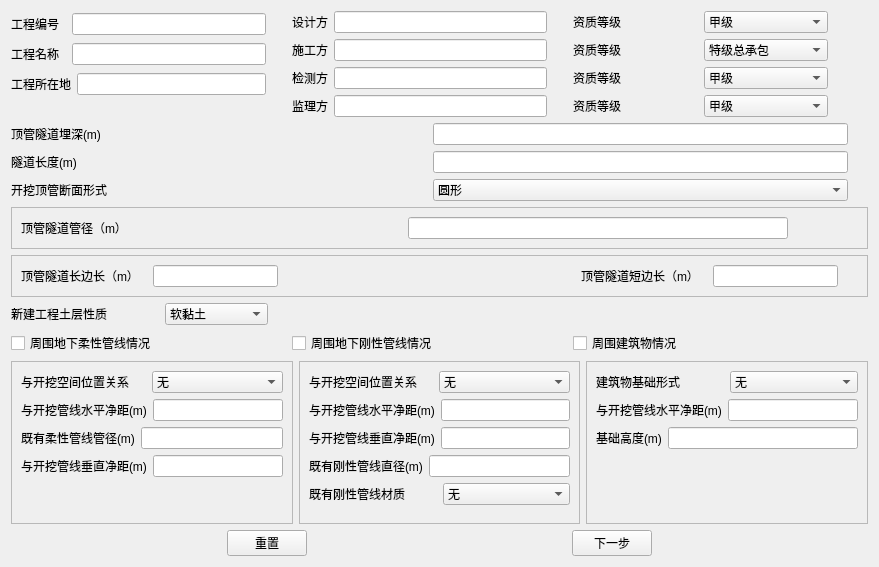
<?xml version="1.0" encoding="UTF-8"?>
<ui version="4.0">
 <class>input2</class>
 <widget class="QWidget" name="input2">
  <property name="geometry">
   <rect>
    <x>0</x>
    <y>0</y>
    <width>879</width>
    <height>567</height>
   </rect>
  </property>
  <property name="windowTitle">
   <string>输入</string>
  </property>
  <layout class="QGridLayout" name="gridLayout">
   <item row="0" column="0">
    <layout class="QVBoxLayout" name="verticalLayout_8">
     <item>
      <layout class="QHBoxLayout" name="horizontalLayout_34">
       <property name="rightMargin">
        <number>20</number>
       </property>
       <item>
        <layout class="QVBoxLayout" name="verticalLayout">
         <property name="rightMargin">
          <number>20</number>
         </property>
         <item>
          <layout class="QHBoxLayout" name="horizontalLayout_4" stretch="0,0">
           <item>
            <widget class="QLabel" name="label_No">
             <property name="text">
              <string>工程编号  </string>
             </property>
            </widget>
           </item>
           <item>
            <widget class="QLineEdit" name="lineEdit_No">
             <property name="enabled">
              <bool>true</bool>
             </property>
            </widget>
           </item>
          </layout>
         </item>
         <item>
          <layout class="QHBoxLayout" name="horizontalLayout_24" stretch="0,4">
           <item>
            <widget class="QLabel" name="label_Name">
             <property name="text">
              <string>工程名称  </string>
             </property>
            </widget>
           </item>
           <item>
            <widget class="QLineEdit" name="lineEdit_Name"/>
           </item>
          </layout>
         </item>
         <item>
          <layout class="QHBoxLayout" name="horizontalLayout_25">
           <item>
            <widget class="QLabel" name="label_Location">
             <property name="text">
              <string>工程所在地</string>
             </property>
            </widget>
           </item>
           <item>
            <widget class="QLineEdit" name="lineEdit_Location"/>
           </item>
          </layout>
         </item>
         <item>
          <spacer name="horizontalSpacer_5">
           <property name="orientation">
            <enum>Qt::Horizontal</enum>
           </property>
           <property name="sizeHint" stdset="0">
            <size>
             <width>40</width>
             <height>20</height>
            </size>
           </property>
          </spacer>
         </item>
        </layout>
       </item>
       <item>
        <layout class="QVBoxLayout" name="verticalLayout_10">
         <property name="rightMargin">
          <number>20</number>
         </property>
         <item>
          <layout class="QHBoxLayout" name="horizontalLayout_26">
           <item>
            <widget class="QLabel" name="label_3">
             <property name="text">
              <string>设计方</string>
             </property>
            </widget>
           </item>
           <item>
            <widget class="QLineEdit" name="lineEdit_Designer"/>
           </item>
          </layout>
         </item>
         <item>
          <layout class="QHBoxLayout" name="horizontalLayout_27">
           <item>
            <widget class="QLabel" name="label_Constructor">
             <property name="text">
              <string>施工方</string>
             </property>
            </widget>
           </item>
           <item>
            <widget class="QLineEdit" name="lineEdit_Constructor"/>
           </item>
          </layout>
         </item>
         <item>
          <layout class="QHBoxLayout" name="horizontalLayout_28">
           <item>
            <widget class="QLabel" name="label_Testing">
             <property name="text">
              <string>检测方</string>
             </property>
            </widget>
           </item>
           <item>
            <widget class="QLineEdit" name="lineEdit_Testing"/>
           </item>
          </layout>
         </item>
         <item>
          <layout class="QHBoxLayout" name="horizontalLayout_29">
           <item>
            <widget class="QLabel" name="label_Supervisor">
             <property name="text">
              <string>监理方</string>
             </property>
            </widget>
           </item>
           <item>
            <widget class="QLineEdit" name="lineEdit_Supervisor"/>
           </item>
          </layout>
         </item>
        </layout>
       </item>
       <item>
        <layout class="QVBoxLayout" name="verticalLayout_12">
         <property name="rightMargin">
          <number>20</number>
         </property>
         <item>
          <layout class="QHBoxLayout" name="horizontalLayout_30" stretch="1,1">
           <item>
            <widget class="QLabel" name="label_LevelDesigner">
             <property name="text">
              <string>资质等级</string>
             </property>
            </widget>
           </item>
           <item>
            <widget class="QComboBox" name="comboBox_Designer">
             <property name="enabled">
              <bool>true</bool>
             </property>
             <item>
              <property name="text">
               <string>甲级   </string>
              </property>
             </item>
             <item>
              <property name="text">
               <string>乙级</string>
              </property>
             </item>
             <item>
              <property name="text">
               <string>丙级</string>
              </property>
             </item>
             <item>
              <property name="text">
               <string>其他</string>
              </property>
             </item>
            </widget>
           </item>
          </layout>
         </item>
         <item>
          <layout class="QHBoxLayout" name="horizontalLayout_31" stretch="1,1">
           <item>
            <widget class="QLabel" name="label_LevelConstructor">
             <property name="text">
              <string>资质等级</string>
             </property>
            </widget>
           </item>
           <item>
            <widget class="QComboBox" name="comboBox_Constructor">
             <item>
              <property name="text">
               <string>特级总承包</string>
              </property>
             </item>
             <item>
              <property name="text">
               <string>一级总承包</string>
              </property>
             </item>
             <item>
              <property name="text">
               <string>二级总承包</string>
              </property>
             </item>
             <item>
              <property name="text">
               <string>三级总承包</string>
              </property>
             </item>
             <item>
              <property name="text">
               <string>其他</string>
              </property>
             </item>
            </widget>
           </item>
          </layout>
         </item>
         <item>
          <layout class="QHBoxLayout" name="horizontalLayout_32" stretch="1,1">
           <item>
            <widget class="QLabel" name="label_LevelTesting">
             <property name="text">
              <string>资质等级</string>
             </property>
            </widget>
           </item>
           <item>
            <widget class="QComboBox" name="comboBox_Testing">
             <item>
              <property name="text">
               <string>甲级</string>
              </property>
             </item>
             <item>
              <property name="text">
               <string>乙级</string>
              </property>
             </item>
             <item>
              <property name="text">
               <string>丙级</string>
              </property>
             </item>
             <item>
              <property name="text">
               <string>其他</string>
              </property>
             </item>
            </widget>
           </item>
          </layout>
         </item>
         <item>
          <layout class="QHBoxLayout" name="horizontalLayout_33" stretch="1,1">
           <item>
            <widget class="QLabel" name="label_LevelSupervisor">
             <property name="text">
              <string>资质等级</string>
             </property>
            </widget>
           </item>
           <item>
            <widget class="QComboBox" name="comboBox_Supervisor">
             <item>
              <property name="text">
               <string>甲级</string>
              </property>
             </item>
             <item>
              <property name="text">
               <string>乙级</string>
              </property>
             </item>
             <item>
              <property name="text">
               <string>丙级</string>
              </property>
             </item>
             <item>
              <property name="text">
               <string>其他</string>
              </property>
             </item>
            </widget>
           </item>
          </layout>
         </item>
        </layout>
       </item>
      </layout>
     </item>
     <item>
      <layout class="QVBoxLayout" name="verticalLayout_9">
       <property name="rightMargin">
        <number>20</number>
       </property>
       <item>
        <layout class="QHBoxLayout" name="horizontalLayout_23" stretch="1,1">
         <item>
          <widget class="QLabel" name="label_13">
           <property name="text">
            <string>顶管隧道埋深(m)</string>
           </property>
          </widget>
         </item>
         <item>
          <widget class="QLineEdit" name="lineEdit_8"/>
         </item>
        </layout>
       </item>
       <item>
        <layout class="QHBoxLayout" name="horizontalLayout_35" stretch="1,1">
         <item>
          <widget class="QLabel" name="label_11">
           <property name="text">
            <string>隧道长度(m)</string>
           </property>
          </widget>
         </item>
         <item>
          <widget class="QLineEdit" name="lineEdit_9"/>
         </item>
        </layout>
       </item>
       <item>
        <layout class="QHBoxLayout" name="horizontalLayout_36">
         <item>
          <widget class="QLabel" name="label_12">
           <property name="text">
            <string>开挖顶管断面形式</string>
           </property>
          </widget>
         </item>
         <item>
          <widget class="QComboBox" name="comboBox_6">
           <property name="currentText">
            <string>圆形</string>
           </property>
           <item>
            <property name="text">
             <string>圆形</string>
            </property>
           </item>
           <item>
            <property name="text">
             <string>矩形</string>
            </property>
           </item>
          </widget>
         </item>
        </layout>
       </item>
      </layout>
     </item>
     <item>
      <widget class="QFrame" name="frame">
       <property name="frameShape">
        <enum>QFrame::StyledPanel</enum>
       </property>
       <property name="frameShadow">
        <enum>QFrame::Raised</enum>
       </property>
       <layout class="QHBoxLayout" name="horizontalLayout_21">
        <item>
         <layout class="QHBoxLayout" name="horizontalLayout_5" stretch="1,1">
          <property name="rightMargin">
           <number>70</number>
          </property>
          <item>
           <widget class="QLabel" name="label_16">
            <property name="text">
             <string>顶管隧道管径（m）</string>
            </property>
           </widget>
          </item>
          <item>
           <widget class="QLineEdit" name="lineEdit_12"/>
          </item>
         </layout>
        </item>
       </layout>
      </widget>
     </item>
     <item>
      <widget class="QFrame" name="frame_2">
       <property name="frameShape">
        <enum>QFrame::StyledPanel</enum>
       </property>
       <property name="frameShadow">
        <enum>QFrame::Raised</enum>
       </property>
       <layout class="QHBoxLayout" name="horizontalLayout_40">
        <item>
         <layout class="QHBoxLayout" name="horizontalLayout_10">
          <item>
           <layout class="QHBoxLayout" name="horizontalLayout_8" stretch="1,1">
            <property name="rightMargin">
             <number>20</number>
            </property>
            <item>
             <widget class="QLabel" name="label_14">
              <property name="text">
               <string>顶管隧道长边长（m）</string>
              </property>
             </widget>
            </item>
            <item>
             <widget class="QLineEdit" name="lineEdit_10"/>
            </item>
           </layout>
          </item>
          <item>
           <spacer name="horizontalSpacer">
            <property name="orientation">
             <enum>Qt::Horizontal</enum>
            </property>
            <property name="sizeHint" stdset="0">
             <size>
              <width>40</width>
              <height>20</height>
             </size>
            </property>
           </spacer>
          </item>
          <item>
           <layout class="QHBoxLayout" name="horizontalLayout_9" stretch="1,1">
            <property name="rightMargin">
             <number>20</number>
            </property>
            <item>
             <widget class="QLabel" name="label_15">
              <property name="text">
               <string>顶管隧道短边长（m）</string>
              </property>
             </widget>
            </item>
            <item>
             <widget class="QLineEdit" name="lineEdit_11"/>
            </item>
           </layout>
          </item>
         </layout>
        </item>
       </layout>
      </widget>
     </item>
     <item>
      <layout class="QHBoxLayout" name="horizontalLayout_22" stretch="1,1,2">
       <property name="rightMargin">
        <number>600</number>
       </property>
       <item>
        <widget class="QLabel" name="label_17">
         <property name="text">
          <string>新建工程土层性质</string>
         </property>
        </widget>
       </item>
       <item>
        <spacer name="horizontalSpacer_8">
         <property name="orientation">
          <enum>Qt::Horizontal</enum>
         </property>
         <property name="sizeHint" stdset="0">
          <size>
           <width>40</width>
           <height>20</height>
          </size>
         </property>
        </spacer>
       </item>
       <item>
        <widget class="QComboBox" name="comboBox_7">
         <item>
          <property name="text">
           <string>软黏土</string>
          </property>
         </item>
         <item>
          <property name="text">
           <string>其他</string>
          </property>
         </item>
        </widget>
       </item>
      </layout>
     </item>
     <item>
      <layout class="QHBoxLayout" name="horizontalLayout_6">
       <property name="rightMargin">
        <number>20</number>
       </property>
       <item>
        <widget class="QCheckBox" name="checkBox">
         <property name="text">
          <string>周围地下柔性管线情况</string>
         </property>
        </widget>
       </item>
       <item>
        <widget class="QCheckBox" name="checkBox_2">
         <property name="text">
          <string>周围地下刚性管线情况</string>
         </property>
        </widget>
       </item>
       <item>
        <widget class="QCheckBox" name="checkBox_3">
         <property name="text">
          <string>周围建筑物情况</string>
         </property>
        </widget>
       </item>
      </layout>
     </item>
     <item>
      <layout class="QHBoxLayout" name="horizontalLayout_20">
       <item>
        <widget class="QFrame" name="frame_flexible2">
         <property name="frameShape">
          <enum>QFrame::StyledPanel</enum>
         </property>
         <property name="frameShadow">
          <enum>QFrame::Raised</enum>
         </property>
         <layout class="QVBoxLayout" name="verticalLayout_3">
          <item>
           <layout class="QVBoxLayout" name="verticalLayout_2">
            <item>
             <layout class="QHBoxLayout" name="horizontalLayout_2">
              <item>
               <widget class="QLabel" name="label_34">
                <property name="text">
                 <string>与开挖空间位置关系</string>
                </property>
               </widget>
              </item>
              <item>
               <widget class="QComboBox" name="comboBox_11">
                <property name="enabled">
                 <bool>true</bool>
                </property>
                <property name="editable">
                 <bool>false</bool>
                </property>
                <property name="currentIndex">
                 <number>0</number>
                </property>
                <item>
                 <property name="text">
                  <string>无</string>
                 </property>
                </item>
                <item>
                 <property name="text">
                  <string>水平平行</string>
                 </property>
                </item>
                <item>
                 <property name="text">
                  <string>上下平行</string>
                 </property>
                </item>
                <item>
                 <property name="text">
                  <string>上下斜交(0°~30°)</string>
                 </property>
                </item>
                <item>
                 <property name="text">
                  <string>上下斜交(30°~60°)</string>
                 </property>
                </item>
                <item>
                 <property name="text">
                  <string>上下斜交(60°~90°)</string>
                 </property>
                </item>
                <item>
                 <property name="text">
                  <string>上下正交</string>
                 </property>
                </item>
                <item>
                 <property name="text">
                  <string>斜上平行</string>
                 </property>
                </item>
               </widget>
              </item>
             </layout>
            </item>
            <item>
             <layout class="QHBoxLayout" name="horizontalLayout_3">
              <item>
               <widget class="QLabel" name="label_26">
                <property name="text">
                 <string>与开挖管线水平净距(m)</string>
                </property>
               </widget>
              </item>
              <item>
               <widget class="QLineEdit" name="lineEdit_13"/>
              </item>
             </layout>
            </item>
            <item>
             <layout class="QHBoxLayout" name="horizontalLayout_7">
              <item>
               <widget class="QLabel" name="label_27">
                <property name="text">
                 <string>既有柔性管线管径(m)</string>
                </property>
               </widget>
              </item>
              <item>
               <widget class="QLineEdit" name="lineEdit_15"/>
              </item>
             </layout>
            </item>
            <item>
             <layout class="QHBoxLayout" name="horizontalLayout_11">
              <item>
               <widget class="QLabel" name="label_25">
                <property name="text">
                 <string>与开挖管线垂直净距(m)</string>
                </property>
               </widget>
              </item>
              <item>
               <widget class="QLineEdit" name="lineEdit_14"/>
              </item>
             </layout>
            </item>
            <item>
             <spacer name="verticalSpacer">
              <property name="orientation">
               <enum>Qt::Vertical</enum>
              </property>
              <property name="sizeHint" stdset="0">
               <size>
                <width>20</width>
                <height>13</height>
               </size>
              </property>
             </spacer>
            </item>
            <item>
             <spacer name="verticalSpacer_2">
              <property name="orientation">
               <enum>Qt::Vertical</enum>
              </property>
              <property name="sizeHint" stdset="0">
               <size>
                <width>20</width>
                <height>18</height>
               </size>
              </property>
             </spacer>
            </item>
           </layout>
          </item>
         </layout>
        </widget>
       </item>
       <item>
        <widget class="QFrame" name="frame_rigidity2">
         <property name="frameShape">
          <enum>QFrame::StyledPanel</enum>
         </property>
         <property name="frameShadow">
          <enum>QFrame::Raised</enum>
         </property>
         <layout class="QVBoxLayout" name="verticalLayout_7">
          <item>
           <layout class="QVBoxLayout" name="verticalLayout_4">
            <item>
             <layout class="QHBoxLayout" name="horizontalLayout_12">
              <item>
               <widget class="QLabel" name="label_32">
                <property name="text">
                 <string>与开挖空间位置关系</string>
                </property>
               </widget>
              </item>
              <item>
               <widget class="QComboBox" name="comboBox_9">
                <property name="enabled">
                 <bool>true</bool>
                </property>
                <property name="editable">
                 <bool>false</bool>
                </property>
                <item>
                 <property name="text">
                  <string>无</string>
                 </property>
                </item>
                <item>
                 <property name="text">
                  <string>水平平行</string>
                 </property>
                </item>
                <item>
                 <property name="text">
                  <string>上下斜交(0°~30°)</string>
                 </property>
                </item>
                <item>
                 <property name="text">
                  <string>上下斜交(30°~60°)</string>
                 </property>
                </item>
                <item>
                 <property name="text">
                  <string>上下斜交(60°~90°)</string>
                 </property>
                </item>
                <item>
                 <property name="text">
                  <string>上下正交</string>
                 </property>
                </item>
                <item>
                 <property name="text">
                  <string>斜上平行</string>
                 </property>
                </item>
               </widget>
              </item>
             </layout>
            </item>
            <item>
             <layout class="QHBoxLayout" name="horizontalLayout_13">
              <item>
               <widget class="QLabel" name="label_42">
                <property name="text">
                 <string>与开挖管线水平净距(m)</string>
                </property>
               </widget>
              </item>
              <item>
               <widget class="QLineEdit" name="lineEdit_27"/>
              </item>
             </layout>
            </item>
            <item>
             <layout class="QHBoxLayout" name="horizontalLayout_14">
              <item>
               <widget class="QLabel" name="label_39">
                <property name="text">
                 <string>与开挖管线垂直净距(m)</string>
                </property>
               </widget>
              </item>
              <item>
               <widget class="QLineEdit" name="lineEdit_24"/>
              </item>
             </layout>
            </item>
            <item>
             <layout class="QHBoxLayout" name="horizontalLayout_15">
              <item>
               <widget class="QLabel" name="label_40">
                <property name="text">
                 <string>既有刚性管线直径(m)</string>
                </property>
               </widget>
              </item>
              <item>
               <widget class="QLineEdit" name="lineEdit_25"/>
              </item>
             </layout>
            </item>
            <item>
             <layout class="QHBoxLayout" name="horizontalLayout_16">
              <item>
               <widget class="QLabel" name="label_41">
                <property name="text">
                 <string>既有刚性管线材质</string>
                </property>
               </widget>
              </item>
              <item>
               <widget class="QComboBox" name="comboBox">
                <item>
                 <property name="text">
                  <string>无</string>
                 </property>
                </item>
                <item>
                 <property name="text">
                  <string>钢管</string>
                 </property>
                </item>
                <item>
                 <property name="text">
                  <string>灰口铸铁管</string>
                 </property>
                </item>
                <item>
                 <property name="text">
                  <string>球墨铸铁管</string>
                 </property>
                </item>
               </widget>
              </item>
             </layout>
            </item>
            <item>
             <spacer name="verticalSpacer_4">
              <property name="orientation">
               <enum>Qt::Vertical</enum>
              </property>
              <property name="sizeHint" stdset="0">
               <size>
                <width>20</width>
                <height>40</height>
               </size>
              </property>
             </spacer>
            </item>
           </layout>
          </item>
         </layout>
        </widget>
       </item>
       <item>
        <widget class="QFrame" name="frame_building2">
         <property name="frameShape">
          <enum>QFrame::StyledPanel</enum>
         </property>
         <property name="frameShadow">
          <enum>QFrame::Raised</enum>
         </property>
         <layout class="QVBoxLayout" name="verticalLayout_6">
          <item>
           <layout class="QVBoxLayout" name="verticalLayout_5">
            <item>
             <layout class="QHBoxLayout" name="horizontalLayout_17">
              <item>
               <widget class="QLabel" name="label_33">
                <property name="text">
                 <string>建筑物基础形式</string>
                </property>
               </widget>
              </item>
              <item>
               <widget class="QComboBox" name="comboBox_10">
                <property name="editable">
                 <bool>false</bool>
                </property>
                <item>
                 <property name="text">
                  <string>无</string>
                 </property>
                </item>
                <item>
                 <property name="text">
                  <string>条形基础</string>
                 </property>
                </item>
                <item>
                 <property name="text">
                  <string>筏板基础</string>
                 </property>
                </item>
               </widget>
              </item>
             </layout>
            </item>
            <item>
             <layout class="QHBoxLayout" name="horizontalLayout_18">
              <item>
               <widget class="QLabel" name="label_43">
                <property name="text">
                 <string>与开挖管线水平净距(m)</string>
                </property>
               </widget>
              </item>
              <item>
               <widget class="QLineEdit" name="lineEdit_28"/>
              </item>
             </layout>
            </item>
            <item>
             <layout class="QHBoxLayout" name="horizontalLayout_19">
              <item>
               <widget class="QLabel" name="label_38">
                <property name="text">
                 <string>基础高度(m)</string>
                </property>
               </widget>
              </item>
              <item>
               <widget class="QLineEdit" name="lineEdit_29"/>
              </item>
             </layout>
            </item>
            <item>
             <spacer name="verticalSpacer_3">
              <property name="orientation">
               <enum>Qt::Vertical</enum>
              </property>
              <property name="sizeHint" stdset="0">
               <size>
                <width>20</width>
                <height>25</height>
               </size>
              </property>
             </spacer>
            </item>
            <item>
             <spacer name="verticalSpacer_5">
              <property name="orientation">
               <enum>Qt::Vertical</enum>
              </property>
              <property name="sizeHint" stdset="0">
               <size>
                <width>20</width>
                <height>40</height>
               </size>
              </property>
             </spacer>
            </item>
            <item>
             <spacer name="verticalSpacer_6">
              <property name="orientation">
               <enum>Qt::Vertical</enum>
              </property>
              <property name="sizeHint" stdset="0">
               <size>
                <width>20</width>
                <height>40</height>
               </size>
              </property>
             </spacer>
            </item>
           </layout>
          </item>
         </layout>
        </widget>
       </item>
      </layout>
     </item>
     <item>
      <layout class="QHBoxLayout" name="horizontalLayout" stretch="0,0,0,0,0">
       <property name="spacing">
        <number>50</number>
       </property>
       <property name="leftMargin">
        <number>0</number>
       </property>
       <item>
        <spacer name="horizontalSpacer_6">
         <property name="orientation">
          <enum>Qt::Horizontal</enum>
         </property>
         <property name="sizeHint" stdset="0">
          <size>
           <width>40</width>
           <height>20</height>
          </size>
         </property>
        </spacer>
       </item>
       <item>
        <widget class="QPushButton" name="pushButton">
         <property name="text">
          <string>重置</string>
         </property>
        </widget>
       </item>
       <item>
        <spacer name="horizontalSpacer_7">
         <property name="orientation">
          <enum>Qt::Horizontal</enum>
         </property>
         <property name="sizeHint" stdset="0">
          <size>
           <width>40</width>
           <height>20</height>
          </size>
         </property>
        </spacer>
       </item>
       <item>
        <widget class="QPushButton" name="pushButton_2">
         <property name="text">
          <string>下一步</string>
         </property>
        </widget>
       </item>
       <item>
        <spacer name="horizontalSpacer_2">
         <property name="orientation">
          <enum>Qt::Horizontal</enum>
         </property>
         <property name="sizeHint" stdset="0">
          <size>
           <width>40</width>
           <height>20</height>
          </size>
         </property>
        </spacer>
       </item>
      </layout>
     </item>
    </layout>
   </item>
  </layout>
 </widget>
 <resources/>
 <connections>
  <connection>
   <sender>checkBox</sender>
   <signal>toggled(bool)</signal>
   <receiver>frame_flexible2</receiver>
   <slot>show()</slot>
   <hints>
    <hint type="sourcelabel">
     <x>75</x>
     <y>354</y>
    </hint>
    <hint type="destinationlabel">
     <x>216</x>
     <y>524</y>
    </hint>
   </hints>
  </connection>
  <connection>
   <sender>checkBox_2</sender>
   <signal>toggled(bool)</signal>
   <receiver>frame_rigidity2</receiver>
   <slot>show()</slot>
   <hints>
    <hint type="sourcelabel">
     <x>429</x>
     <y>346</y>
    </hint>
    <hint type="destinationlabel">
     <x>579</x>
     <y>524</y>
    </hint>
   </hints>
  </connection>
  <connection>
   <sender>checkBox_3</sender>
   <signal>toggled(bool)</signal>
   <receiver>frame_building2</receiver>
   <slot>show()</slot>
   <hints>
    <hint type="sourcelabel">
     <x>711</x>
     <y>346</y>
    </hint>
    <hint type="destinationlabel">
     <x>867</x>
     <y>524</y>
    </hint>
   </hints>
  </connection>
  <connection>
   <sender>comboBox_6</sender>
   <signal>currentIndexChanged(int)</signal>
   <receiver>frame</receiver>
   <slot>show()</slot>
   <hints>
    <hint type="sourcelabel">
     <x>732</x>
     <y>203</y>
    </hint>
    <hint type="destinationlabel">
     <x>435</x>
     <y>253</y>
    </hint>
   </hints>
  </connection>
  <connection>
   <sender>comboBox_6</sender>
   <signal>currentIndexChanged(int)</signal>
   <receiver>frame_2</receiver>
   <slot>show()</slot>
   <hints>
    <hint type="sourcelabel">
     <x>781</x>
     <y>203</y>
    </hint>
    <hint type="destinationlabel">
     <x>247</x>
     <y>303</y>
    </hint>
   </hints>
  </connection>
 </connections>
</ui>
